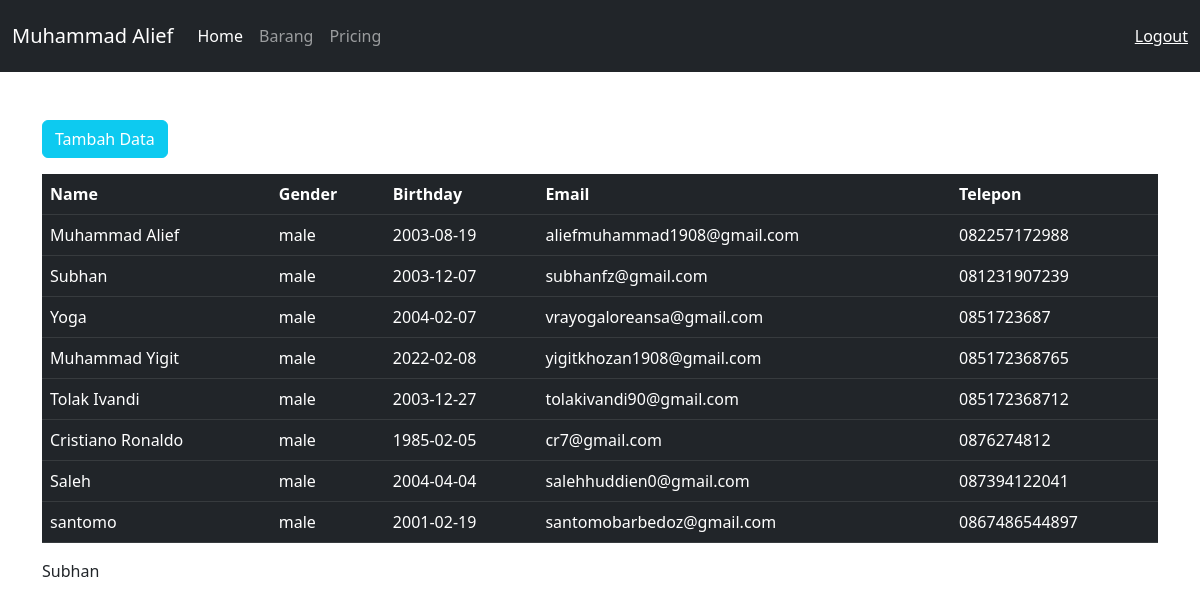
Page /users.php (signed in) on the committed database.
### tables this page shows
CREATE TABLE `user` (
  `id` int NOT NULL,
  `nama` varchar(255) NOT NULL,
  `gender` enum('male','famale') NOT NULL,
  `birthday` date NOT NULL,
  `email` varchar(255) NOT NULL,
  `telepon` varchar(255) NOT NULL,
  `password` varchar(255) NOT NULL
);

### users.php (the view, shortened to what this page needs)
<?php
$koneksi = mysqli_connect("localhost","root","","db_pw_2022");
$result  = mysqli_query($koneksi,"SELECT * FROM user");
$users = [];
while($user = mysqli_fetch_assoc($result)){
        $users[] = $user ;
}
?>
<!doctype html>
<html lang="en">
  <head>
    <link href="https://cdn.jsdelivr.net/npm/bootstrap@5.3.0-alpha1/dist/css/bootstrap.min.css" rel="stylesheet">
  </head>
  <body class="">
  <nav class="navbar navbar-dark navbar-expand-lg bg-dark py-3">
  <div class="container-fluid">
    <a class="navbar-brand" href="index.php">Muhammad Alief</a>
    <div class="collapse navbar-collapse" id="navbarText">
      <ul class="navbar-nav me-auto mb-2 mb-lg-0">
        <li class="nav-item">
          <a class="nav-link active" aria-current="page" href="index.php">Home</a>
        </li>
        <li class="nav-item">
          <a class="nav-link" href="barang.php">Barang</a>
        </li>
        <li class="nav-item">
          <a class="nav-link" href="#">Pricing</a>
        </li>
      </ul>
      <span class="navbar-text">
        <a href="logout.php" class="text-style-none">Logout</a>
      </span>
    </div>
  </div>
</nav>
    <div class="container py-5">
        <a href="register.php" class="btn btn-info mb-3 text-white">
            Tambah Data
        </a>
        <table class="table table-dark table-striped-column">
        <thead>
            <tr>
                <th scope="col">Name</th>
                <th scope="col">Gender</th>
                <th scope="col">Birthday</th>
                <th scope="col">Email</th>
                <th scope="col">Telepon</th>
            </tr>
            <?php foreach($users as $user): ?>
            <tr>
                <td><?php echo $user["nama"];?></td>
                <td><?php echo $user["gender"];?></td>
                <td><?php echo $user["birthday"];?></td>
                <td><?php echo $user["email"];?></td>
                <td><?php echo $user["telepon"];?></td>
            </tr>
            <?php endforeach ?>
        </thead>
        </table>
        <?php
          echo $_SESSION["nama"];
        ?>
    </div>
  </body>
</html>

### rows in the picture
user: nama "Muhammad Alief", gender "male", birthday "2003-08-19", email "aliefmuhammad1908@gmail.com", telepon "082257172988"
user: nama "Subhan", gender "male", birthday "2003-12-07", email "subhanfz@gmail.com", telepon "081231907239"
user: nama "Yoga", gender "male", birthday "2004-02-07", email "vrayogaloreansa@gmail.com", telepon "0851723687"
user: nama "Muhammad Yigit", gender "male", birthday "2022-02-08", email "yigitkhozan1908@gmail.com", telepon "085172368765"
user: nama "Tolak Ivandi", gender "male", birthday "2003-12-27", email "tolakivandi90@gmail.com", telepon "085172368712"
user: nama "Cristiano Ronaldo", gender "male", birthday "1985-02-05", email "cr7@gmail.com", telepon "0876274812"
user: nama "Saleh", gender "male", birthday "2004-04-04", email "salehhuddien0@gmail.com", telepon "087394122041"
user: nama "santomo", gender "male", birthday "2001-02-19", email "santomobarbedoz@gmail.com", telepon "0867486544897"

### other values in the picture
$_SESSION["nama"] "Subhan"
